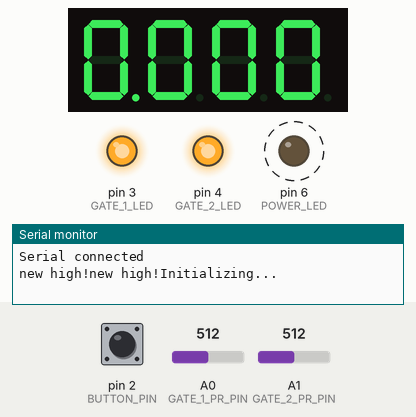
Simulated run of this sketch. Board: Arduino Uno, built with avr-gcc and run on an emulated ATmega328P. Shown: 4-digit seven-segment display, output pins drawn as LEDs (lit = HIGH), the last lines printed to the serial monitor. Dashed ring = blinking. The inputs (shaded band) are chosen by the test bench; at power-on: A0 (GATE_1_PR_PIN) = 512, A1 (GATE_2_PR_PIN) = 512, pin 2 (BUTTON_PIN) HIGH.

Above: at 1.2 s.
1.3 s: A0 (GATE_1_PR_PIN) set to 453
3.5 s: A0 (GATE_1_PR_PIN) set to 427
At 4.8 s:
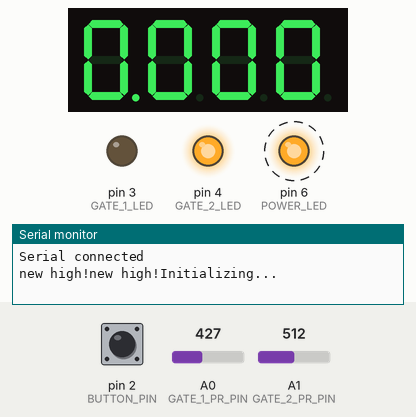
6.5 s: A1 (GATE_2_PR_PIN) set to 445
8.5 s: A1 (GATE_2_PR_PIN) set to 424
At 10.8 s:
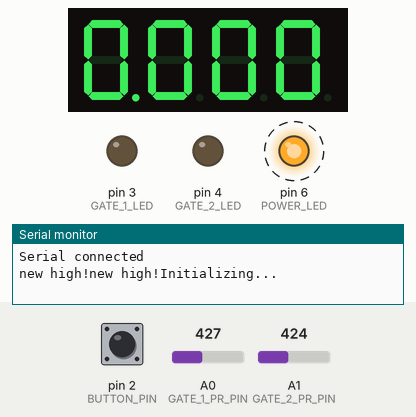
11.5 s: pin 2 (BUTTON_PIN) pulled LOW for 0.15 s
12.2 s: A0 (GATE_1_PR_PIN) set to 716
At 12.58 s:
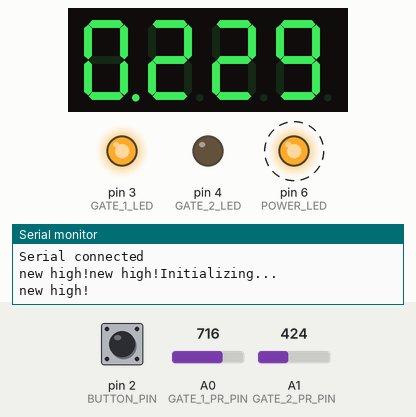
At 14.09 s:
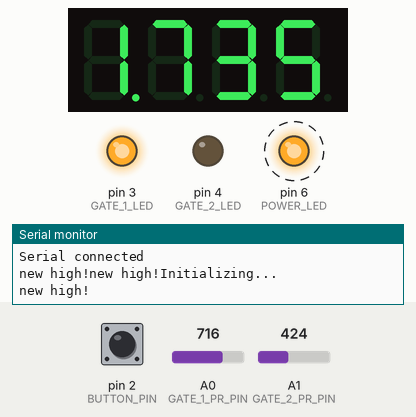
Timing chart, 0 to 15.8 s (numbered marks = the images above; inputs shaded):
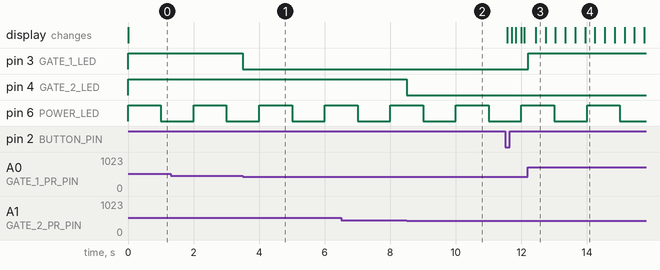

Measured:
- the behaviour switches between 437 and 436 on A0 (GATE_1_PR_PIN) (found by bisection; images 0 and 1)
- the behaviour switches between 437 and 436 on A1 (GATE_2_PR_PIN) (found by bisection; images 1 and 2)
- after the input at 3.5 s, pin 3 (GATE_1_LED): HIGH → LOW at once
- after the input at 8.5 s, pin 4 (GATE_2_LED): HIGH → LOW at once
- after the input at 12.2 s, pin 3 (GATE_1_LED): LOW → HIGH at once; the display: changes after 0.23 s (image 3)

The sketch:

Photogates_code_5.2.ino
```cpp
//State machine for Photogates control box
//Created by Michael Freeman, March 2025
//for CPR Baja

//

//updates from V3


//timer object


// ===== Libraries =====
#include <Wire.h>
#include <Adafruit_GFX.h>
#include <Adafruit_LEDBackpack.h>

// ===== Pin Definitions =====
#define GATE_1_PR_PIN A0
#define GATE_2_PR_PIN A1
#define I2C_SDA A4
#define I2C_SCL A5
#define BUTTON_PIN 2
#define GATE_1_LED 3
#define GATE_2_LED 4
#define POWER_LED 6

// ===== State Machine Enum =====

bool serialPrintState = false; // if true, state changes are printed to the serial monitor

enum State { INIT, IDLE, SET, TIMING1TO2, TIMING2TO1 };
const char* stateNames[] = { "INIT", "IDLE", "SET", "TIMING1T2", "TIMING2TO1" };

// ===== Button Object =====
class Button {
  //Button pin is on INPUT_PULLUP
  //so digitalRead(BUTTON_PIN) returns LOW, ie false, if pressed
  private:
  int buttonPin;
  bool isPressed;
  bool prevPressed;
  public:
  bool wasPressed;

  begin(int _buttonPin){
    isPressed = false;
    prevPressed = false;
    buttonPin = _buttonPin;
  }
  updateAll(){
    wasPressed = !prevPressed && isPressed;
    if (wasPressed){
    }
    prevPressed = isPressed;
    isPressed = !digitalRead(buttonPin);
  }
};

// ===== Time Storage =====
#define MAX_HISTORY 100

class Times {
  private:
    float history[MAX_HISTORY];
    int count;
  public:
    float recentTime;
    float startTime;

    // Constructor to initialize values
    Times() : recentTime(0), count(0), startTime(0)  {
      for (int i = 0; i < MAX_HISTORY; i++) {
        history[i] = 0;
      }
    }

    // Function to add a new time
    void addTime(float newTime) {
      // Shift history to make space for new recentTime
      for (int i = MAX_HISTORY - 1; i > 0; i--) {
        history[i] = history[i - 1];
      }

      // Store recent time in history[0]
      if (count < MAX_HISTORY) {
        count++;
      }
      recentTime = newTime;
      history[0] = recentTime;
    }
    // Function to print stored times
    //prints out all stored non zero times, as many as 100 before memory rolls over
    void printlnHistory() {
      for (auto time : history) {
        if (time != 0) {
          Serial.println(time);
        }
      }
    }
};

// ===== Photogate objects =====
class PhotoGate {

  private:
    int neutral;
    bool broken; //broken when light is low
    int light; //current light in volts (.5 to 4.5)
    int highest;
    int middle;
    byte Apin;

  public:
    bool isBroken() {
      return broken;
    }

    void begin(byte _Apin, int _neutral = 360) {
      Apin = _Apin;
      neutral = _neutral;
      pinMode(Apin, INPUT);
      highest = 0;
    }

    void updateAll() {
      light = analogRead(Apin);

      if (light > highest) {
        highest = light;
        Serial.print("new high!");
      }

      // Update mid (tune this)
      middle = (neutral + highest) / 2;
      // Check if blocked
      broken = light > middle;
    }
};

// ===== Function Prototypes =====
void initState();
void idleState();
void setState();
void timingState();
// ===== Setup  =====

Adafruit_7segment seven_segment_disp_matrix = Adafruit_7segment();
Times timesData;
PhotoGate Gate1;
PhotoGate Gate2;
State currentState = INIT;
Button setButton;

void setup() {
  Serial.begin(9600);
  Serial.println("Serial connected");
  seven_segment_disp_matrix.begin(0x70);

  Gate1.begin(GATE_1_PR_PIN);
  Gate2.begin(GATE_2_PR_PIN);
  setButton.begin(BUTTON_PIN);

  pinMode(I2C_SDA, OUTPUT);         //A4 sda
  pinMode(I2C_SCL, OUTPUT);         //A5 scl
  pinMode(BUTTON_PIN, INPUT_PULLUP);//D2
  pinMode(GATE_1_LED, OUTPUT);       //D3
  pinMode(GATE_2_LED, OUTPUT);      //D4
  pinMode(POWER_LED, OUTPUT);       //D6
}

void loop() {
  //heart beat blue LED lets the user know the code is running
  if ((millis() / 1000) % 2 == 0) { // Check if seconds are even
    digitalWrite(POWER_LED, HIGH);
  } else {
    digitalWrite(POWER_LED, LOW);
  }

  Gate1.updateAll();
  Gate2.updateAll();
  setButton.updateAll();

  digitalWrite(GATE_1_LED, Gate1.isBroken() ? HIGH : LOW);
  digitalWrite(GATE_2_LED, Gate2.isBroken() ? HIGH : LOW);

  switch (currentState) {
    case INIT: initState(); break;
    case IDLE: idleState(); break;
    case SET: setState(); break;
    case TIMING1TO2: timing1to2State(); break;
    case TIMING2TO1: timing2to1State(); break;
  }
}

// ==== State Functions ====
void initState() {
  Serial.println("Initializing...");

  currentState = IDLE;
  if(serialPrintState){
      Serial.println(stateNames[currentState]);
  }
}
void idleState() {
  seven_segment_disp_matrix.clear();
  seven_segment_disp_matrix.println(timesData.recentTime, 3);
  seven_segment_disp_matrix.writeDisplay();

  if (setButton.wasPressed) {
    currentState = SET;
    if(serialPrintState){
      Serial.println(stateNames[currentState]);
    }
  }
}

void setState() {
  if ((millis() / 130 % 2) == 0) { // Check if seconds are even
    seven_segment_disp_matrix.clear();
    seven_segment_disp_matrix.println(0.000, 3);
    seven_segment_disp_matrix.writeDisplay();
  } else {
    seven_segment_disp_matrix.clear();
    seven_segment_disp_matrix.writeDisplay();
  }
  if (setButton.wasPressed) {
    timesData.printlnHistory();
    currentState = IDLE;
    if(serialPrintState){
      Serial.println(stateNames[currentState]);
    }
  }

  if (Gate1.isBroken()) {
    timesData.startTime = millis()/1000.0;
    currentState = TIMING1TO2;
    if(serialPrintState){
      Serial.println(stateNames[currentState]);
    }

  }
  if (Gate2.isBroken()) {
    timesData.startTime = millis()/1000.0;
    currentState = TIMING2TO1;
    if(serialPrintState){
      Serial.println(stateNames[currentState]);
    }
  }
}

void timing1to2State() {
  seven_segment_disp_matrix.clear();
  seven_segment_disp_matrix.println((millis() / 1000.0 - timesData.startTime), 3);
  seven_segment_disp_matrix.writeDisplay();

  if (Gate2.isBroken()) {
    timesData.addTime(millis() / 1000.0 - timesData.startTime);
    Serial.println("Finished in " + String(timesData.recentTime) + "sec");
    currentState = IDLE;
    if(serialPrintState){
      Serial.println(stateNames[currentState]);
    }

  }
  if (setButton.wasPressed) {
    currentState = IDLE;
    if(serialPrintState){
      Serial.println(stateNames[currentState]);
    }
  }
}

void timing2to1State() {
  seven_segment_disp_matrix.clear();
  seven_segment_disp_matrix.println((millis() / 1000.0 - timesData.startTime), 3);
  seven_segment_disp_matrix.writeDisplay();

  if (Gate1.isBroken()) {
    timesData.addTime(millis() / 1000.0 - timesData.startTime);
    Serial.println("Finished in " + String(timesData.recentTime) + " sec");
    currentState = IDLE;
    if(serialPrintState){
      Serial.println(stateNames[currentState]);
    }
  }
  if (setButton.wasPressed) {
    currentState = IDLE;
    if(serialPrintState){
      Serial.println(stateNames[currentState]);
    }
  }
}
```
